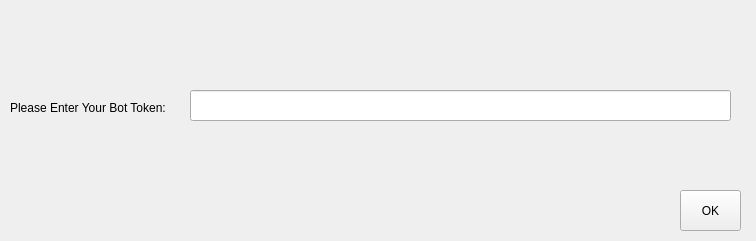
<?xml version="1.0" encoding="UTF-8"?>
<ui version="4.0">
 <class>MainWindow</class>
 <widget class="QMainWindow" name="MainWindow">
  <property name="geometry">
   <rect>
    <x>0</x>
    <y>0</y>
    <width>756</width>
    <height>241</height>
   </rect>
  </property>
  <property name="windowTitle">
   <string>Token Saver</string>
  </property>
  <widget class="QWidget" name="centralwidget">
   <widget class="QLineEdit" name="lineEdit">
    <property name="geometry">
     <rect>
      <x>190</x>
      <y>90</y>
      <width>541</width>
      <height>31</height>
     </rect>
    </property>
   </widget>
   <widget class="QLabel" name="label">
    <property name="geometry">
     <rect>
      <x>10</x>
      <y>100</y>
      <width>171</width>
      <height>16</height>
     </rect>
    </property>
    <property name="text">
     <string>Please Enter Your Bot Token:</string>
    </property>
   </widget>
   <widget class="QPushButton" name="pushButton">
    <property name="geometry">
     <rect>
      <x>680</x>
      <y>190</y>
      <width>61</width>
      <height>41</height>
     </rect>
    </property>
    <property name="text">
     <string>OK</string>
    </property>
   </widget>
  </widget>
 </widget>
 <resources/>
 <connections>
  <connection>
   <sender>pushButton</sender>
   <signal>clicked()</signal>
   <receiver>pushButton</receiver>
   <slot>deleteLater()</slot>
   <hints>
    <hint type="sourcelabel">
     <x>710</x>
     <y>210</y>
    </hint>
    <hint type="destinationlabel">
     <x>710</x>
     <y>210</y>
    </hint>
   </hints>
  </connection>
 </connections>
</ui>
